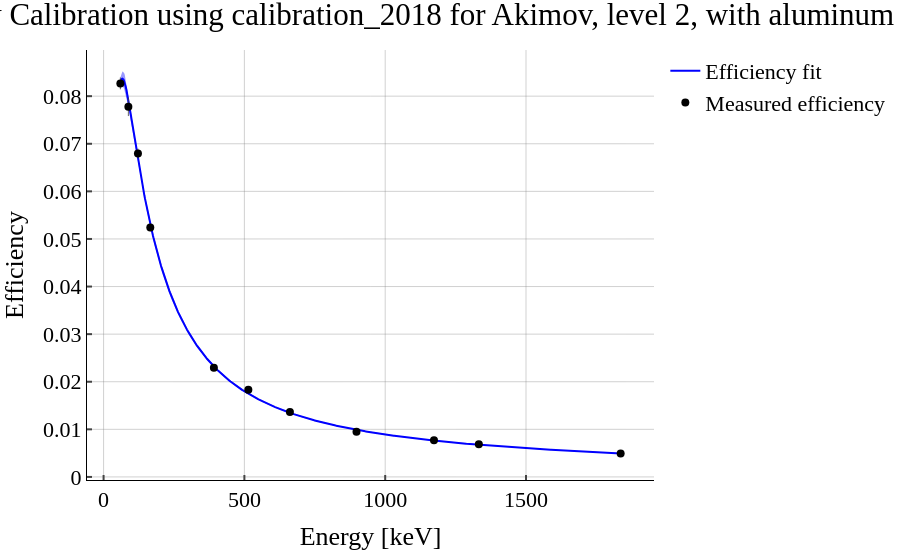

Notebook cell for this chart:
### Code cell
calib = HPGeCalibration(
    detector_name='Akimov',
    calibration_name='calibration_2018',
    level=2,
)
print(calib.evaluate_efficiency_at_energy(140))

calib.get_plot().show()

### Figure 1 — Plotly figure (JSON) as saved in the notebook; plotly's stock layout.template omitted (floating-point values rounded to 4 significant figures; data arrays with more than 128 entries replaced by an {"elided": "..."} marker saying what was removed)
{"data": [{"error_x": {"color": "rgba(63, 63, 63, 0.81)", "thickness": 1, "width": 0}, "error_y": {"color": "rgba(63, 63, 63, 0.81)", "thickness": 1, "width": 0}, "line": {"color": "blue", "width": 2}, "mode": "lines", "name": "Efficiency fit", "type": "scatter", "x": {"elided": "1000 float values"}, "y": {"elided": "1000 float values"}}, {"error_x": {"color": "rgba(63, 63, 63, 0.81)", "thickness": 1, "width": 0}, "error_y": {"color": "rgba(63, 63, 63, 0.81)", "thickness": 1, "width": 0}, "fill": "toself", "fillcolor": "rgba(0,0,255,0.4)", "hoverinfo": "skip", "line": {"color": "rgba(255,255,255,0)"}, "showlegend": false, "type": "scatter", "x": {"elided": "2000 float values"}, "y": {"elided": "2000 float values"}}, {"error_x": {"color": "rgba(63, 63, 63, 0.81)", "thickness": 1, "width": 0}, "error_y": {"array": [0.00124, 0.001944, 0.001021, 0.0007968, 0.0003558, 0.0003958, 0.000205, 0.0001473, 0.0001159, 0.0001029, 7.484e-05], "color": "rgba(63, 63, 63, 0.81)", "thickness": 1, "type": "data", "visible": true, "width": 0}, "marker": {"color": "black", "size": 8}, "mode": "markers", "name": "Measured efficiency", "type": "scatter", "x": [59.54, 88.03, 122.1, 165.9, 391.7, 514.0, 661.7, 898.0, 1173.0, 1332.0, 1836.0], "y": [0.08268, 0.07777, 0.06795, 0.05241, 0.02292, 0.0183, 0.01367, 0.00951, 0.007721, 0.006858, 0.004923]}], "layout": {"title": {"text": "Efficiency Calibration using calibration_2018 for Akimov, level 2, with aluminum foil: False"}, "xaxis": {"title": {"text": "Energy [keV]"}}, "yaxis": {"title": {"text": "Efficiency"}}}}
